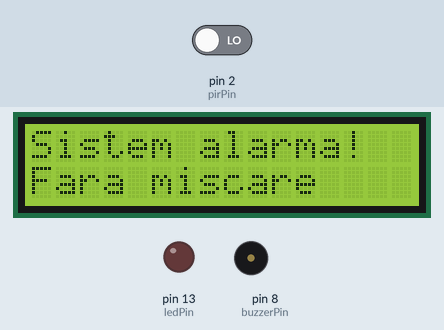
Bench run of a sketch on a simulated Arduino Uno, built with avr-gcc and run on an emulated ATmega328P. On the bench: 16×2 character LCD, output pins drawn as LEDs (lit = HIGH), buzzer (waves = sounding). The test bench sets the inputs (shaded band); at power-on: pin 2 (pirPin) LOW.

Above: at 1.2 s.
1.3 s: pin 2 (pirPin) driven HIGH
At 1.8 s:
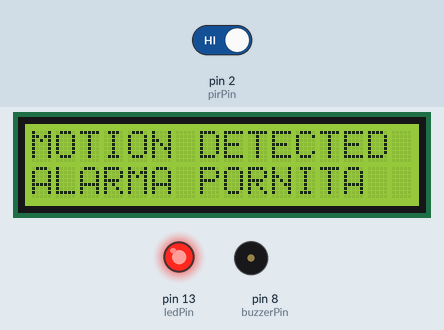
3.7 s: pin 2 (pirPin) driven LOW
At 4.8 s:
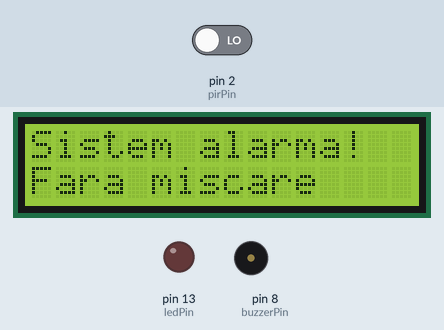
Timing chart, 0 to 6.7 s (numbered marks = the images above; inputs shaded):
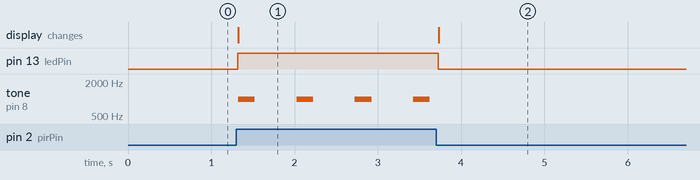

The sketch:

sketch.ino
```cpp
#include <LiquidCrystal.h>

// LCD: RS, E, D4, D5, D6, D7
// Conform legăturilor tale: RS=D12, E=D11, D4=D5, D5=D4, D6=D3, D7=D6
LiquidCrystal lcd(12, 11, 5, 4, 3, 6);

// PIR + LED + Buzzer
const int pirPin = 2;      // PIR OUT -> D2
const int ledPin = 13;     // LED A -> D13, LED C -> GND
const int buzzerPin = 8;   // BZ1 2 -> D8, BZ1 1 -> GND (sau invers, dar așa e ok)

bool alarmaActiva = false;
unsigned long lastBeep = 0;
const unsigned long beepInterval = 700; // cât de des bipăie când e mișcare

void afisareFaraMiscare() {
  lcd.setCursor(0, 0);
  lcd.print("Sistem alarma! ");
  lcd.setCursor(0, 1);
  lcd.print("Fara miscare    ");
}

void afisareMiscare() {
  lcd.setCursor(0, 0);
  lcd.print("MOTION DETECTED ");
  lcd.setCursor(0, 1);
  lcd.print("ALARMA PORNITA  ");
}

void setup() {
  pinMode(pirPin, INPUT);
  pinMode(ledPin, OUTPUT);
  pinMode(buzzerPin, OUTPUT);

  lcd.begin(16, 2);
  lcd.clear();

  digitalWrite(ledPin, LOW);
  noTone(buzzerPin);

  afisareFaraMiscare();
}

void loop() {
  int miscare = digitalRead(pirPin);

  if (miscare == HIGH) {
    // mișcare detectată
    digitalWrite(ledPin, HIGH);
    if (!alarmaActiva) {
      alarmaActiva = true;
      afisareMiscare();
    }

    // bip periodic (ca să nu fie tone continuu)
    unsigned long now = millis();
    if (now - lastBeep >= beepInterval) {
      lastBeep = now;
      tone(buzzerPin, 1000, 200); // 1000 Hz, 200ms
    }

  } else {
    // fără mișcare
    digitalWrite(ledPin, LOW);
    noTone(buzzerPin);

    if (alarmaActiva) {
      alarmaActiva = false;
      afisareFaraMiscare();
    }
  }

  delay(50);
}
```

Measured:
- after the input at 1.3 s, pin 13 (ledPin): LOW → HIGH at once; tone on pin 8 (buzzerPin): alternates 1000 Hz for 0.20 s and silent for 0.50 s, starting at once; the display: changes at once (image 1)
- after the input at 3.7 s, pin 13 (ledPin): HIGH → LOW at once; tone on pin 8 (buzzerPin): stops changing and stays silent; the display: changes at once (image 2)
